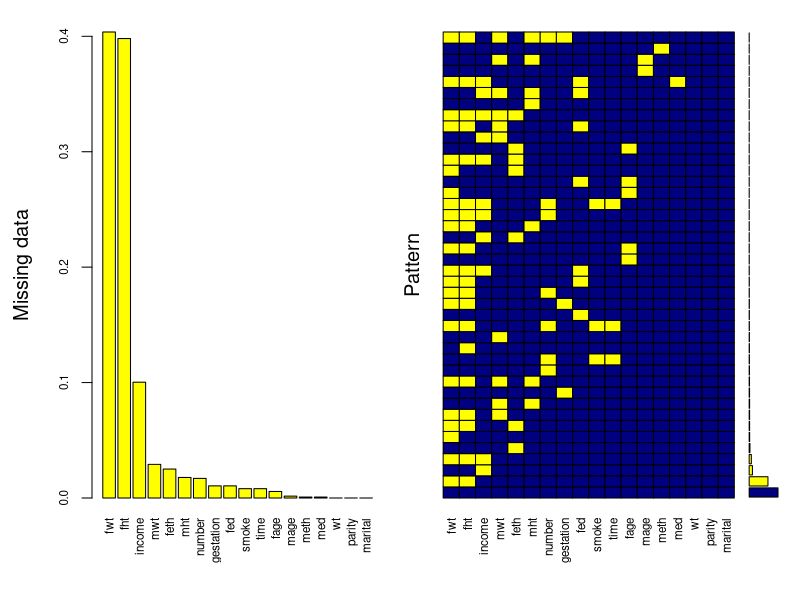
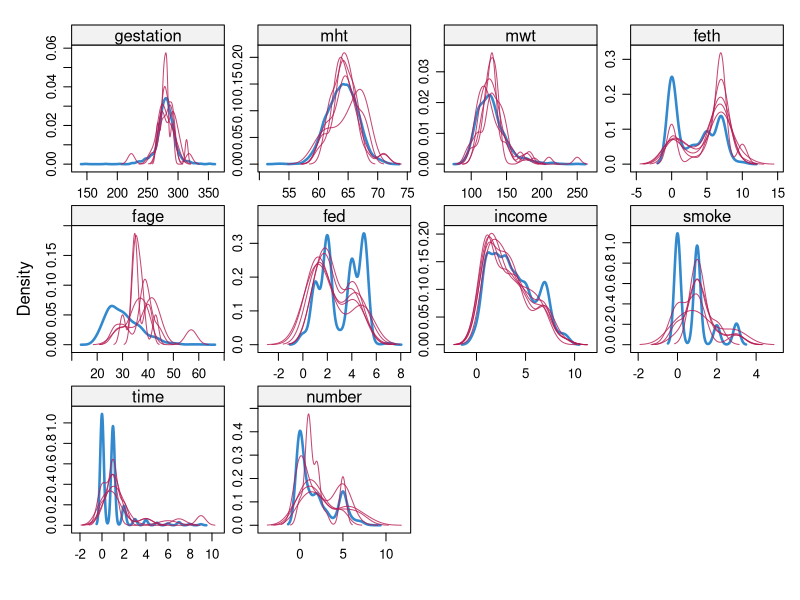

The R script that drew these images, in order:
## ---- chunk 1
knitr::opts_chunk$set(fig.width=6, fig.height=3)
knitr::opts_chunk$set(echo=FALSE)
options(warn = -1)
## ---- chunk 2
#Reading in the data 
fdata <- read.csv("chds_births.csv")
#Calculat the number of missing valuesin each column 
na_count <- sapply(fdata, function(y) sum(length(which(is.na(y)))))
na.count <- data.frame(na_count)
#Check the columns that have more than 10% of the data missing 
count <- sapply(fdata, function(y) length(y))
na_percent <- (na_count/count)*100
na_percent <- data.frame(na_percent)
## ---- chunk 3
library(VIM)
## ---- chunk 4
miss_plot <- aggr(fdata, col=c('navyblue','yellow'),
                    numbers=TRUE, sortVars=TRUE,
                    labels=names(fdata), cex.axis=.7,
                    gap=3, ylab=c("Missing data","Pattern"))
## ---- chunk 5
fdata$fht <- NULL
fdata$fwt <- NULL 
#colnames(fdata)
## ---- chunk 6
library(mice)
#Imputting the data with "pmm" method as referenced from "https://stefvanbuuren.name/mice/"
imp <- mice(fdata, m = 5, meth = 'pmm', seed = 500)
## ---- chunk 7
densityplot(imp)
## ---- chunk 8
imp_1 <- data.frame(complete(imp,1))
imp_2 <- data.frame(complete(imp,2))
imp_3 <- data.frame(complete(imp,3))
imp_4 <- data.frame(complete(imp,4))
imp_5 <- data.frame(complete(imp,5))
## ---- chunk 9
cm1 <- sapply(fdata, mean, na.rm = T) - sapply(imp_1, mean)
cm2 <- sapply(fdata, mean, na.rm = T) - sapply(imp_2, mean)
cm3 <- sapply(fdata, mean, na.rm = T) - sapply(imp_3, mean)
cm4 <- sapply(fdata, mean, na.rm = T) - sapply(imp_4, mean)
cm5 <- sapply(fdata, mean, na.rm = T) - sapply(imp_5, mean)
sum_imp_data <- c(sum(cm1), sum(cm2), sum(cm3), sum(cm4), sum(cm5))
abs(sum_imp_data)
## ---- chunk 10
#Get sample 1 income values
imputed_income <- imp_1$income
fdata$income <- imputed_income
